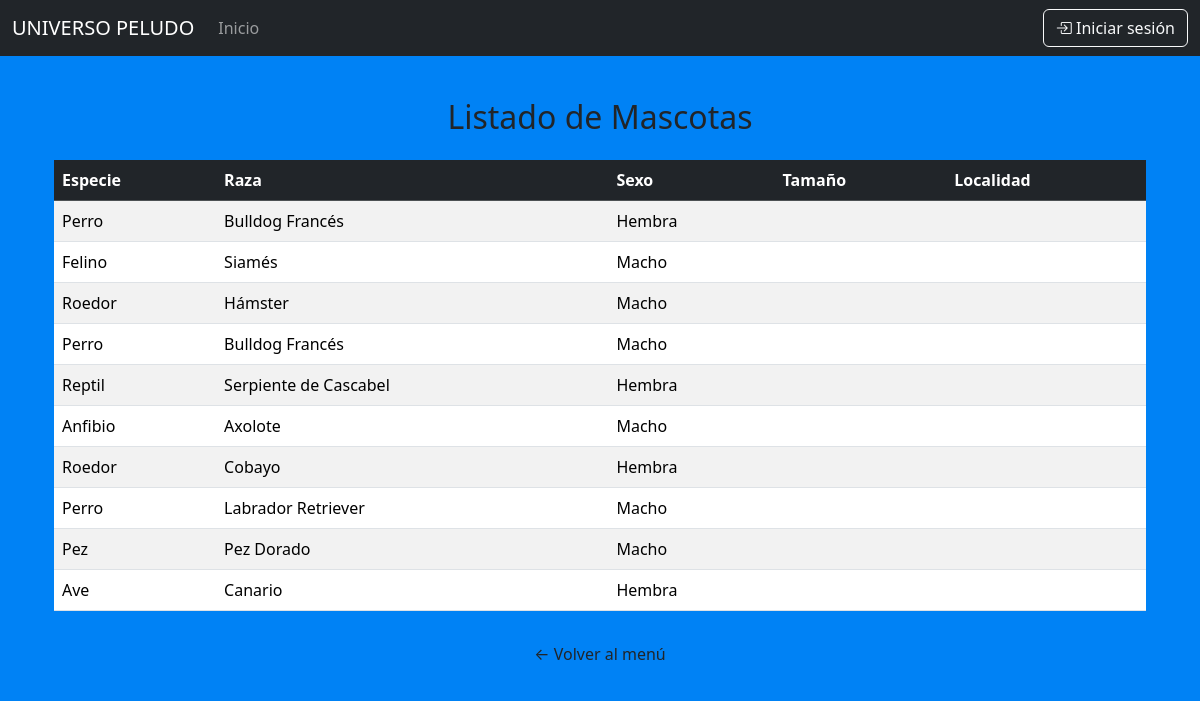
The app's page /listar_mascotas_usuario/, older data.
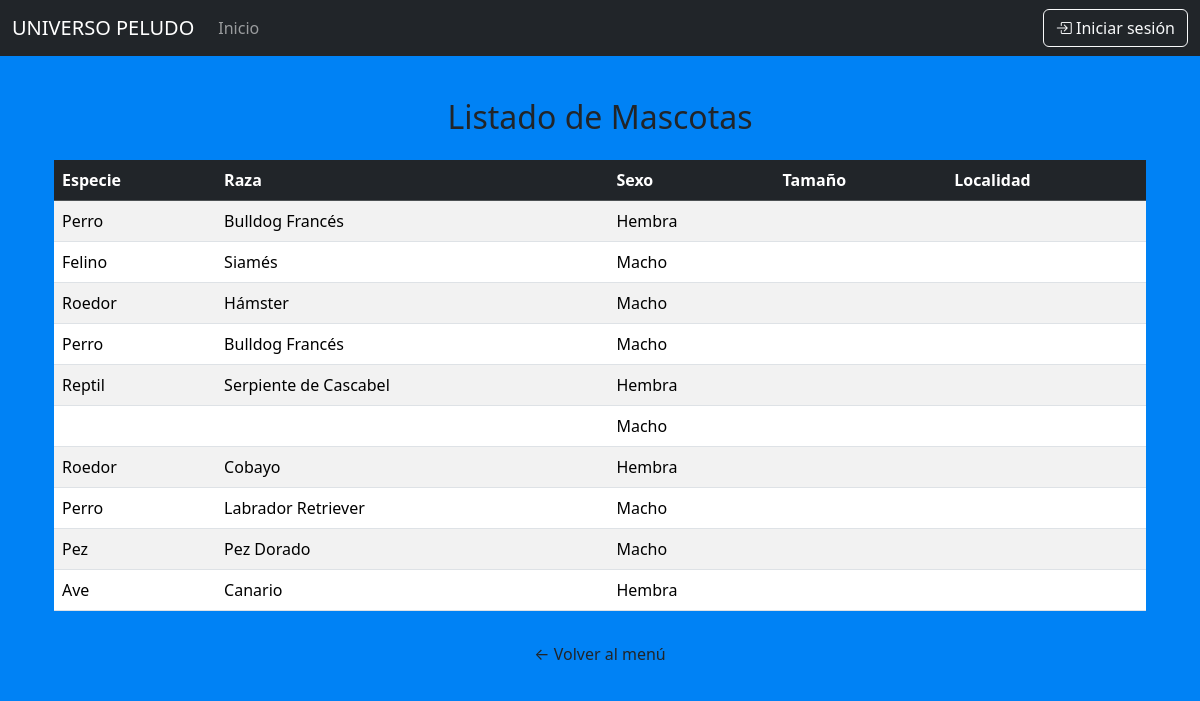
The same page, newer data.
### apps/core/models.py (models this page shows, shortened)
class Mascotas(models.Model):
    raza = models.ForeignKey(Raza, on_delete=models.SET_NULL, null=True, blank=True, related_name="mascotas")
    sexo = models.CharField(max_length= 6, choices = SEXO_CHOICES)
    tamanio = models.CharField(max_length=80)
    observaciones = models.CharField(max_length=200)
    fecha_nac = models.DateField()
    created_at = models.DateTimeField(auto_now_add=True)
    updated_at = models.DateTimeField(auto_now=True)
    fotos = models.ImageField(upload_to='mascotas/', blank=True, null=True) #nuevo campo para agregar imagenes

class Raza(models.Model):
    especie = models.ForeignKey(Especie, on_delete=models.SET_NULL, null=True, blank=True, related_name="razas")
    nombre = models.CharField(max_length=80)

class Especie(models.Model):
    nombre = models.CharField(max_length=80)
    descripcion = models.TextField(default="")

### apps/core/views.py (the view)
# urls.py: path('listar_mascotas_usuario/', ListarMascotasUsuario.as_view(), name='listar_mascotas_usuario'),
class ListarMascotasUsuario(ListView):
    model = Mascotas
    template_name = 'user/listaMascotas.html'
    context_object_name = 'mascotas_list'
    def get_queryset(self):
        qs = super().get_queryset()
        raza_id=self.request.GET.get("raza")
        if raza_id:
            qs = qs.filter(raza_id=raza_id)
        return qs

### apps/core/templates/user/listaMascotas.html (shortened to what this page needs)
{% extends 'base.html' %}
{% block content %}
<div class="container py-5">
    <h2 class="text-center text-dark mb-4">Listado de Mascotas</h2>
    <table class="table table-striped table-hover align-middle">
        <thead class="table-dark">
            <tr>
                <th>Especie</th>
                <th>Raza</th>
                <th>Sexo</th>
                <th>Tamaño</th>
                <th>Localidad</th>
            </tr>
        </thead>
        <tbody>
            {% for m in mascotas_list %}
            <tr>
                <td>{{ m.raza.especie.nombre }}</td>
                <td>{{ m.raza.nombre }}</td>
                <td>{{ m.sexo }}</td>
                <td>{{ m.tamaño }}</td>
                <td>{{ m.localidad.descripcion }}</td>
            </tr>
            {% empty %}
            <tr>
                <td colspan="5" class="text-center">No hay mascotas disponibles</td>
            </tr>
            {% endfor %}
        </tbody>
    </table>
    <div class="text-center mt-4">
        <a href="{% url 'dashboard' %}" class="btn btn-outline-black">
            ← Volver al menú
        </a>
    </div>
</div>
{% endblock %}

Row changes from the older to the newer data that the page shows:
changed Mascotas (number 6 of 10 on the later page): raza.especie.nombre "Anfibio" → (not shown); raza.nombre "Axolote" → (not shown)
